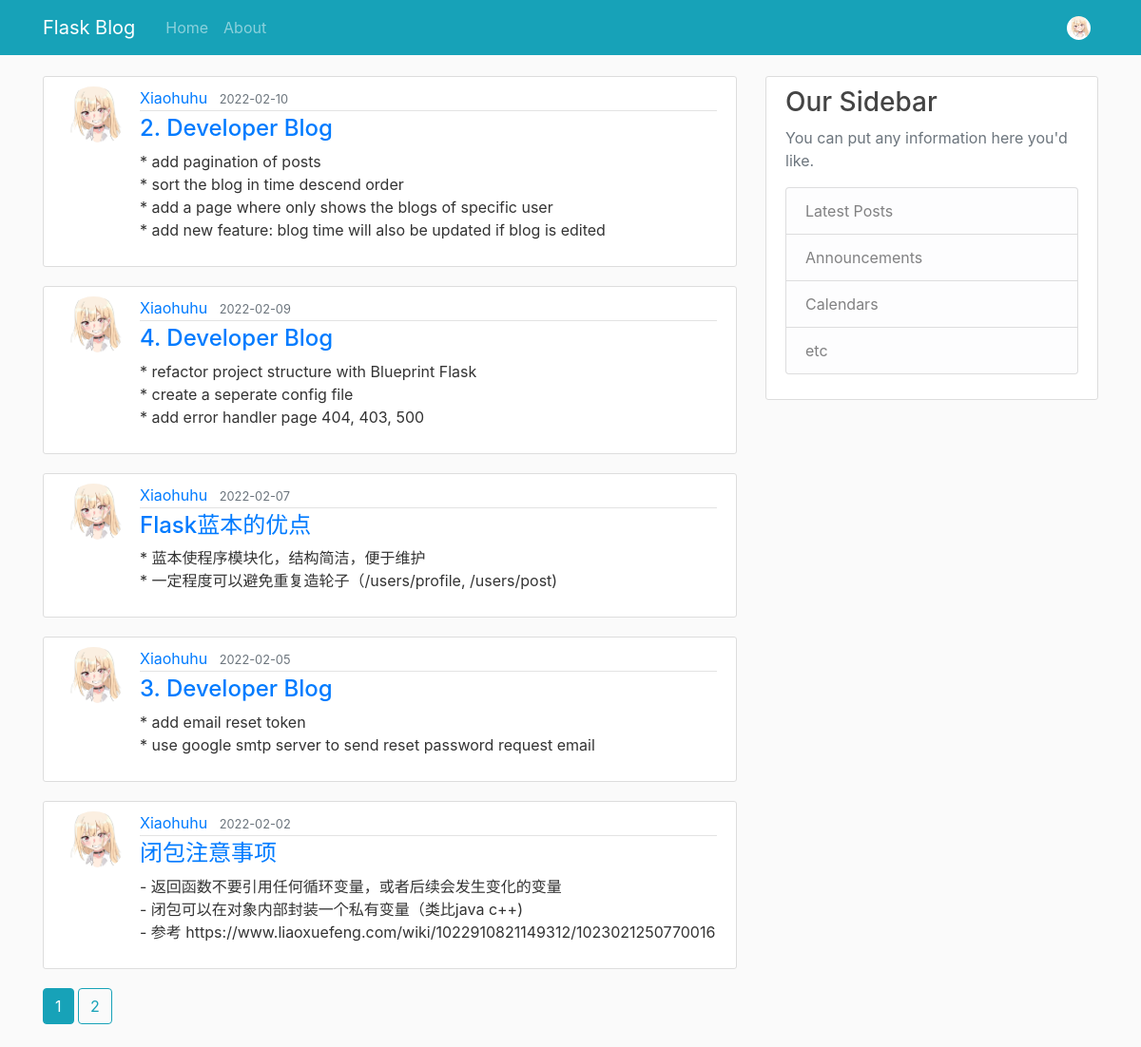
Page /home (signed in) on the committed database.
### flaskblog/models.py (models this page shows, shortened)
class User(db.Model, UserMixin):
    id = db.Column(db.Integer, primary_key=True)
    username = db.Column(db.String(20), unique=True, nullable=False)
    email = db.Column(db.String(120), unique=True, nullable=False)
    image_file = db.Column(db.String(20), nullable=False, default='default.png')
    password = db.Column(db.String(60), nullable=False)
    posts = db.relationship('Post', backref='author', lazy=True)

class Post(db.Model):
    id = db.Column(db.Integer, primary_key=True)
    title = db.Column(db.String(100), nullable=False)
    date_posted = db.Column(db.DateTime, nullable=False, default=datetime.utcnow)
    content = db.Column(db.Text, nullable=False)
    user_id = db.Column(db.Integer, db.ForeignKey('user.id'), nullable=False)

### flaskblog/main/routes.py (the view)
@main.route('/')
@main.route('/home')
def home():
    page = request.args.get('page', 1, type=int)
    posts = Post.query.order_by(Post.date_posted.desc()).paginate(page=page, per_page=5)
    return render_template('home.html', posts=posts, title="home")

### flaskblog/models.py (called while the page is built)
@login_manager.user_loader
def load_user(user_id):
    return User.query.get(int(user_id))

### flaskblog/templates/home.html
{% extends "template.html" %}
{% block content %}
    {% for post in posts.items %}
        <article class="media content-section">
            {% if post.author.image_file != 'default.png' %}
                <img class="rounded-circle article-img" src="{{url_for('static', filename='profile_img/' + post.author.id|string + '/' + post.author.image_file)}}">
            {% else %}
                <img class="rounded-circle article-img" src="{{'static\\profile_img\\default.png'}}">
            {% endif %}
            <div class="media-body">
                <div class="article-metadata">
                    <a class="mr-2" href="{{url_for('users.user_post', username=post.author.username)}}">{{post.author.username}}</a>
                    <small class="text-muted">{{post.date_posted.strftime('%Y-%m-%d')}}</small>
                </div>
                <h4 class="article-title" ><a href='{{url_for('posts.post', post_id=post.id)}}'>{{post.title}}</a></h2>
                <p class="article-content">{{post.content}}</p>
            </div>
        </article>
    {% endfor %}
    {% for page_num in posts.iter_pages(left_edge=1, right_edge=1, left_current=1, right_current=2) %}
        {% if page_num %}
            {% if posts.page == page_num %}
                <a class="btn btn-info mb-4" href="{{url_for('main.home', page=page_num)}}">{{page_num}}</a>
            {% else %}
                <a class="btn btn-outline-info mb-4" href="{{url_for('main.home', page=page_num)}}">{{page_num}}</a>
            {% endif %}
        {% else %}
            ...
        {% endif %}
    {% endfor %}
{% endblock content %}

### flaskblog/templates/template.html (shortened to what this page needs)
<!DOCTYPE html>
<html>
    <head>
        <link rel="stylesheet" href="https://maxcdn.bootstrapcdn.com/bootstrap/4.0.0/css/bootstrap.min.css">
        <link rel="stylesheet" type="text/css" href="{{ url_for('static', filename='main.css') }}">
    </head>
    <body>
            <nav class="navbar navbar-expand-md navbar-dark bg-info fixed-top">
              <div class="container">
                <a class="navbar-brand mr-4" href="/">Flask Blog</a>
                <div class="collapse navbar-collapse" id="navbarToggle">
                  <div class="navbar-nav mr-auto">
                    <a class="nav-item nav-link" href="{{url_for('main.home')}}">Home</a>
                    <a class="nav-item nav-link" href="{{url_for('main.about')}}">About</a>
                  </div>
                  <div class="navbar-nav">
                    {% if current_user.is_authenticated %}
                      <li class="nav-item dropdown nav-user">
                        <a class="nav-link nav-user-img " href="#" data-toggle="dropdown" aria-haspopup="true" aria-expanded="false" id="Userdropdownmenu">
                          {% if current_user.image_file != 'default.png' %}
                            <img class="rounded-circle" src="{{url_for('static', filename='profile_img/' + current_user.id|string + '/' + current_user.image_file)}}" height="25"  width="25" alt="Avatar">
                          {% else %}
                            <img class="rounded-circle" src="{{'static\\profile_img\\default.png'}}" height="25" alt="Avatar">
                          {% endif %}
                        </a>
                      </li>
                    {% else %}
                      <a class="nav-item nav-link" href="{{url_for('users.login')}}">Login</a>
                      <a class="nav-item nav-link" href="{{url_for('users.register')}}">Register</a>
                    {% endif %}
                  </div>
                </div>
              </div>
            </nav>
        <main role="main" class="container">
            <div class="row">
                <div class="col-md-8">
                    {% block content %}{% endblock %}
                </div>
                <div class="col-md-4">
                  <div class="content-section">
                    <h3>Our Sidebar</h3>
                    <p class='text-muted'>You can put any information here you'd like.
                      <ul class="list-group">
                        <li class="list-group-item list-group-item-light">Latest Posts</li>
                        <li class="list-group-item list-group-item-light">Announcements</li>
                        <li class="list-group-item list-group-item-light">Calendars</li>
                        <li class="list-group-item list-group-item-light">etc</li>
                      </ul>
                    </p>
                  </div>
                </div>
            </div>
        </main>
    </body>
</html>

### flaskblog/static/main.css (style rules this page uses)
body { background: #fafafa; color: #333333; margin-top: 5rem; }
h1, h2, h3, h4, h5, h6 { color: #444444; }
.content-section { background: #ffffff; padding: 10px 20px; border: 1px solid #dddddd; border-radius: 3px; margin-bottom: 20px; }
.article-title { color: #444444; }
.article-content { white-space: pre-line; }
.article-img { height: 65px; width: 65px; margin-right: 16px; }
.article-metadata { padding-bottom: 1px; margin-bottom: 4px; border-bottom: 1px solid #e3e3e3 }

### rows in the picture
User: id+image_file (picture)
Post: image_file (picture), author.username "Xiaohuhu", date_posted "2022-02-10", title "2. Developer Blog", content "* add pagination of posts * sort the blog in time descend order * add a page where only shows the blogs of specific user * add new feature: blog time will also be updated if blog is edited"
Post: image_file (picture), author.username "Xiaohuhu", date_posted "2022-02-09", title "4. Developer Blog", content "* refactor project structure with Blueprint Flask * create a seperate config file * add error handler page 404, 403, 500"
Post: image_file (picture), author.username "Xiaohuhu", date_posted "2022-02-07", title "Flask蓝本的优点", content "* 蓝本使程序模块化，结构简洁，便于维护 * 一定程度可以避免重复造轮子（/users/profile, /users/post)"
Post: image_file (picture), author.username "Xiaohuhu", date_posted "2022-02-05", title "3. Developer Blog", content "* add email reset token * use google smtp server to send reset password request email"
Post: image_file (picture), author.username "Xiaohuhu", date_posted "2022-02-02", title "闭包注意事项", content "- 返回函数不要引用任何循环变量，或者后续会发生变化的变量 - 闭包可以在对象内部封装一个私有变量（类比java c++) - 参考 https://www.liaoxuefeng.com/wiki/1022910821149312/1023021250770016"

### other values in the picture
{{ page_num }} "1"
{{ page_num }} "2"
